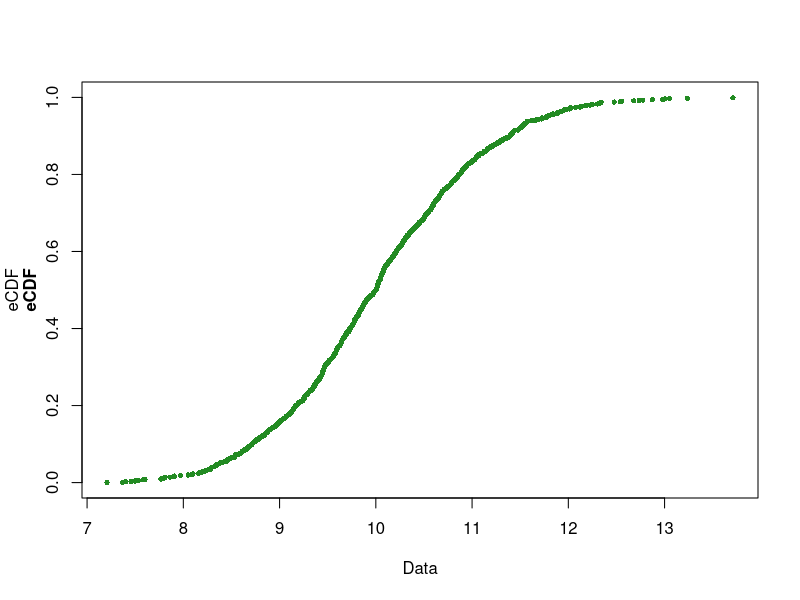

Generate this figure with R: (Note: this script raises an error after producing the figure.)
###############################################################################
###############################################################################
#####       Customary functions to compute, plot and compare CDFs (eCDF)
###############################################################################
########################################################   by Adriana F. Chavez   

#~~~~~~~~~~~~~~~~~~~~~~~~~~~~~~~~~~~~~~~~~~~~~~~~~~~~~~~~~~~~~~~~~~~~~~~~~~~~~
# Part 1: Code to compute the empirical CDF from different types of data
#~~~~~~~~~~~~~~~~~~~~~~~~~~~~~~~~~~~~~~~~~~~~~~~~~~~~~~~~~~~~~~~~~~~~~~~~~~~~~
myECDF <- function(data){
  # Check if data is contained in a vector
  if(is.vector(data)){
        repeated.values <- !length(data)==length(unique(data))
        if(repeated.values){
          data <- unique(data)
        }
        n <- length(data)
        cdf <- NA
        for(i in 1:n){
          cdf[i] <- mean(data[i] > data)
        }
  # Otherwise, check if data is bivariate
  }else{if(ncol(data)==2){
        data.matrix.NxD <- data
        no.Dim <- ncol(data.matrix.NxD)
        n <- nrow(data.matrix.NxD)
        count <- matrix(NA,nrow=n,ncol=no.Dim)
        cdf <- rep(NA,n)
        for(i in 1:nrow(data.matrix.NxD)){
          X <- rep(TRUE, n)
          for(j in 1:no.Dim){
            count[,j] <- data[i,j] > data[,j]
          }
          for(j in 2:no.Dim){
            Y <- count[,j-1] & count[,j]
            X <- X & Y
          }
          cdf[i] <- mean(X)
        }
  }}
  return(cdf)
}

#~~~~~~~~~~~~~~~~~~~~~~~~~~~~~~~~~~~~~~~~~~~~~~~~~~~~~~~~~~~~~~~~~~~~~~~~~~~~~
# Part 2: Plot the empirical CDF
#~~~~~~~~~~~~~~~~~~~~~~~~~~~~~~~~~~~~~~~~~~~~~~~~~~~~~~~~~~~~~~~~~~~~~~~~~~~~~
myECDF.Plot <- function(data, color="forestgreen"){
  eCDF.color <- color
  if(is.vector(data)){
    sorted.data <- sort(data)
    lab.x <- "Data"
    eCDF <- myECDF(sorted.data)
    plot(sorted.data, eCDF, pch=16, cex=0.7,
         col=eCDF.color, lwd=2, ylim=c(0,1), xlab=lab.x)
    mtext("eCDF",2, line=2.1, f=2)
  }else{
    if(ncol(data)==2){
      eCDF <- myECDF(data)
      lab.x <- colnames(data)[1]
      lab.y <- colnames(data)[2]
      if(is.null(lab.x)){ lab.x <-"Dimension 1" }
      if(is.null(lab.y)){ lab.y <-"Dimension 2" }
      scatterplot3d(data[,1],data[,2],eCDF, pch=16,
                    cex.symbols = 0.5, color = eCDF.color,
                    xlab = lab.x, ylab = lab.y, zlab = "eCDF")
    }else{
      print("Cannot plot more than two dimensions")
    }
  }
}

#~~~~~~~~~~~~~~~~~~~~~~~~~~~~~~~~~~~~~~~~~~~~~~~~~~~~~~~~~~~~~~~~~~~~~~~~~~~~~
# Part 3: Compare two CDF (ideally, an eCDF against a theoretical CDF)
#~~~~~~~~~~~~~~~~~~~~~~~~~~~~~~~~~~~~~~~~~~~~~~~~~~~~~~~~~~~~~~~~~~~~~~~~~~~~~
getDifferences <- function(eCDF,tCDF){
  difference <- tCDF - eCDF
  difference.sum <- sum(difference)
  Kldivergence <- max(abs(difference))
  sq.difference <- sum((difference)^2)
  
  output <- round(cbind(difference.sum,Kldivergence,sq.difference),4)
  colnames(output) <- c("sumDiff","Kldivergence","SSDiff") 
  return(output)
}


#################
# Test/Examples
#################
# Test function
if(!exists("test")){  test <- TRUE     }
if(test){
    # Data comes from Normal
    true.mean <- 10
    true.sd <- 1
    x <- rnorm(1000,true.mean,true.sd)
    x.eCDF <- myECDF(x)
    myECDF.Plot(x)
    x.tCDF <- pnorm(x,true.mean,true.sd)
    getDifferences(x.eCDF,x.tCDF)
    # Data comes from bivariate normal
    true.means <- c(10,10)
    true.sds <- diag(length(true.means))
    y <- mvtnorm::rmvnorm(1000,true.means,true.sds)
    y.eCDF <- myECDF(y)
    myECDF.Plot(y)
    y.tCDF <- pnorm(y,true.mean,true.sd)
    getDifferences(y.eCDF,y.tCDF)
}